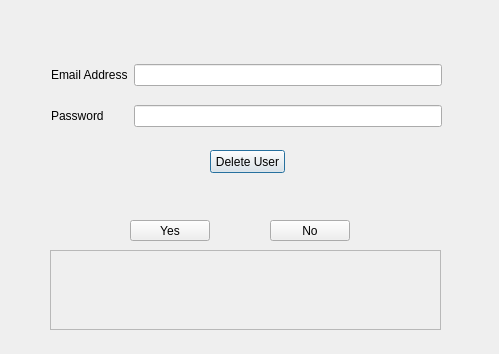
<?xml version="1.0" encoding="UTF-8"?>
<ui version="4.0">
 <class>Dialog</class>
 <widget class="QDialog" name="Dialog">
  <property name="geometry">
   <rect>
    <x>0</x>
    <y>0</y>
    <width>499</width>
    <height>354</height>
   </rect>
  </property>
  <property name="windowTitle">
   <string>Sign In demoEcommerce.db</string>
  </property>
  <widget class="QPushButton" name="pushButtonDelete">
   <property name="geometry">
    <rect>
     <x>210</x>
     <y>150</y>
     <width>75</width>
     <height>23</height>
    </rect>
   </property>
   <property name="text">
    <string>Delete User</string>
   </property>
  </widget>
  <widget class="QLabel" name="labelResponse">
   <property name="geometry">
    <rect>
     <x>60</x>
     <y>260</y>
     <width>371</width>
     <height>61</height>
    </rect>
   </property>
   <property name="text">
    <string/>
   </property>
   <property name="wordWrap">
    <bool>true</bool>
   </property>
  </widget>
  <widget class="QFrame" name="frame">
   <property name="geometry">
    <rect>
     <x>50</x>
     <y>250</y>
     <width>391</width>
     <height>80</height>
    </rect>
   </property>
   <property name="frameShape">
    <enum>QFrame::StyledPanel</enum>
   </property>
   <property name="frameShadow">
    <enum>QFrame::Raised</enum>
   </property>
  </widget>
  <widget class="QWidget" name="layoutWidget">
   <property name="geometry">
    <rect>
     <x>51</x>
     <y>51</y>
     <width>391</width>
     <height>91</height>
    </rect>
   </property>
   <layout class="QGridLayout" name="gridLayout">
    <item row="0" column="0">
     <widget class="QLabel" name="label_4">
      <property name="text">
       <string>Email Address</string>
      </property>
      <property name="buddy">
       <cstring>lineEditEmailAddress</cstring>
      </property>
     </widget>
    </item>
    <item row="1" column="0">
     <widget class="QLabel" name="label_5">
      <property name="text">
       <string>Password</string>
      </property>
      <property name="buddy">
       <cstring>lineEditPassword</cstring>
      </property>
     </widget>
    </item>
    <item row="0" column="1">
     <widget class="QLineEdit" name="lineEditEmailAddress"/>
    </item>
    <item row="1" column="1">
     <widget class="QLineEdit" name="lineEditPassword">
      <property name="echoMode">
       <enum>QLineEdit::Password</enum>
      </property>
     </widget>
    </item>
   </layout>
  </widget>
  <widget class="QLabel" name="labelSure">
   <property name="geometry">
    <rect>
     <x>130</x>
     <y>181</y>
     <width>221</width>
     <height>31</height>
    </rect>
   </property>
   <property name="text">
    <string/>
   </property>
   <property name="wordWrap">
    <bool>true</bool>
   </property>
   <property name="buddy">
    <cstring>lineEditPassword</cstring>
   </property>
  </widget>
  <widget class="QPushButton" name="pushButtonYes">
   <property name="geometry">
    <rect>
     <x>130</x>
     <y>220</y>
     <width>80</width>
     <height>21</height>
    </rect>
   </property>
   <property name="text">
    <string>Yes</string>
   </property>
  </widget>
  <widget class="QPushButton" name="pushButtonNo">
   <property name="geometry">
    <rect>
     <x>270</x>
     <y>220</y>
     <width>80</width>
     <height>21</height>
    </rect>
   </property>
   <property name="text">
    <string>No</string>
   </property>
  </widget>
 </widget>
 <tabstops>
  <tabstop>lineEditEmailAddress</tabstop>
  <tabstop>lineEditPassword</tabstop>
  <tabstop>pushButtonDelete</tabstop>
 </tabstops>
 <resources/>
 <connections>
  <connection>
   <sender>pushButtonDelete</sender>
   <signal>pressed()</signal>
   <receiver>Dialog</receiver>
   <slot>DeleteUser()</slot>
   <hints>
    <hint type="sourcelabel">
     <x>282</x>
     <y>181</y>
    </hint>
    <hint type="destinationlabel">
     <x>425</x>
     <y>178</y>
    </hint>
   </hints>
  </connection>
  <connection>
   <sender>pushButtonYes</sender>
   <signal>pressed()</signal>
   <receiver>Dialog</receiver>
   <slot>ConfirmDelete()</slot>
   <hints>
    <hint type="sourcelabel">
     <x>169</x>
     <y>216</y>
    </hint>
    <hint type="destinationlabel">
     <x>39</x>
     <y>165</y>
    </hint>
   </hints>
  </connection>
  <connection>
   <sender>pushButtonNo</sender>
   <signal>pressed()</signal>
   <receiver>Dialog</receiver>
   <slot>NoConfirmDelete()</slot>
   <hints>
    <hint type="sourcelabel">
     <x>343</x>
     <y>222</y>
    </hint>
    <hint type="destinationlabel">
     <x>435</x>
     <y>219</y>
    </hint>
   </hints>
  </connection>
 </connections>
 <slots>
  <slot>DeleteUser()</slot>
  <slot>ConfirmDelete()</slot>
  <slot>NoConfirmDelete()</slot>
 </slots>
</ui>
